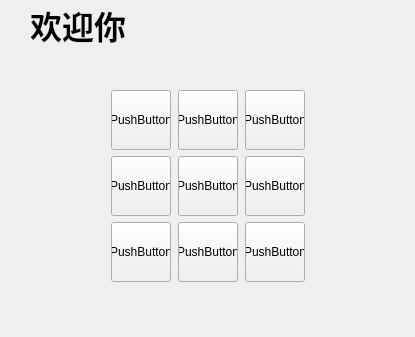
<?xml version="1.0" encoding="UTF-8"?>
<ui version="4.0">
 <class>StuMenu</class>
 <widget class="QWidget" name="StuMenu">
  <property name="geometry">
   <rect>
    <x>0</x>
    <y>0</y>
    <width>415</width>
    <height>337</height>
   </rect>
  </property>
  <property name="windowTitle">
   <string>Form</string>
  </property>
  <widget class="QLabel" name="label">
   <property name="geometry">
    <rect>
     <x>30</x>
     <y>0</y>
     <width>101</width>
     <height>51</height>
    </rect>
   </property>
   <property name="text">
    <string>&lt;html&gt;&lt;head/&gt;&lt;body&gt;&lt;p&gt;&lt;span style=&quot; font-size:24pt; font-weight:700;&quot;&gt;欢迎你&lt;/span&gt;&lt;/p&gt;&lt;/body&gt;&lt;/html&gt;</string>
   </property>
  </widget>
  <widget class="QWidget" name="">
   <property name="geometry">
    <rect>
     <x>110</x>
     <y>90</y>
     <width>196</width>
     <height>192</height>
    </rect>
   </property>
   <layout class="QHBoxLayout" name="horizontalLayout">
    <item>
     <layout class="QVBoxLayout" name="verticalLayout">
      <item>
       <widget class="QPushButton" name="pushButton_5">
        <property name="minimumSize">
         <size>
          <width>60</width>
          <height>60</height>
         </size>
        </property>
        <property name="maximumSize">
         <size>
          <width>60</width>
          <height>60</height>
         </size>
        </property>
        <property name="text">
         <string>PushButton</string>
        </property>
       </widget>
      </item>
      <item>
       <widget class="QPushButton" name="pushButton">
        <property name="minimumSize">
         <size>
          <width>60</width>
          <height>60</height>
         </size>
        </property>
        <property name="maximumSize">
         <size>
          <width>60</width>
          <height>60</height>
         </size>
        </property>
        <property name="text">
         <string>PushButton</string>
        </property>
       </widget>
      </item>
      <item>
       <widget class="QPushButton" name="pushButton_2">
        <property name="minimumSize">
         <size>
          <width>60</width>
          <height>60</height>
         </size>
        </property>
        <property name="maximumSize">
         <size>
          <width>60</width>
          <height>60</height>
         </size>
        </property>
        <property name="text">
         <string>PushButton</string>
        </property>
       </widget>
      </item>
     </layout>
    </item>
    <item>
     <layout class="QVBoxLayout" name="verticalLayout_2">
      <item>
       <widget class="QPushButton" name="pushButton_8">
        <property name="minimumSize">
         <size>
          <width>60</width>
          <height>60</height>
         </size>
        </property>
        <property name="maximumSize">
         <size>
          <width>60</width>
          <height>60</height>
         </size>
        </property>
        <property name="text">
         <string>PushButton</string>
        </property>
       </widget>
      </item>
      <item>
       <widget class="QPushButton" name="pushButton_3">
        <property name="minimumSize">
         <size>
          <width>60</width>
          <height>60</height>
         </size>
        </property>
        <property name="maximumSize">
         <size>
          <width>60</width>
          <height>60</height>
         </size>
        </property>
        <property name="text">
         <string>PushButton</string>
        </property>
       </widget>
      </item>
      <item>
       <widget class="QPushButton" name="pushButton_9">
        <property name="minimumSize">
         <size>
          <width>60</width>
          <height>60</height>
         </size>
        </property>
        <property name="maximumSize">
         <size>
          <width>60</width>
          <height>60</height>
         </size>
        </property>
        <property name="text">
         <string>PushButton</string>
        </property>
       </widget>
      </item>
     </layout>
    </item>
    <item>
     <layout class="QVBoxLayout" name="verticalLayout_3">
      <item>
       <widget class="QPushButton" name="pushButton_6">
        <property name="minimumSize">
         <size>
          <width>60</width>
          <height>60</height>
         </size>
        </property>
        <property name="maximumSize">
         <size>
          <width>60</width>
          <height>60</height>
         </size>
        </property>
        <property name="text">
         <string>PushButton</string>
        </property>
       </widget>
      </item>
      <item>
       <widget class="QPushButton" name="pushButton_4">
        <property name="minimumSize">
         <size>
          <width>60</width>
          <height>60</height>
         </size>
        </property>
        <property name="maximumSize">
         <size>
          <width>60</width>
          <height>60</height>
         </size>
        </property>
        <property name="text">
         <string>PushButton</string>
        </property>
       </widget>
      </item>
      <item>
       <widget class="QPushButton" name="pushButton_7">
        <property name="minimumSize">
         <size>
          <width>60</width>
          <height>60</height>
         </size>
        </property>
        <property name="maximumSize">
         <size>
          <width>60</width>
          <height>60</height>
         </size>
        </property>
        <property name="text">
         <string>PushButton</string>
        </property>
       </widget>
      </item>
     </layout>
    </item>
   </layout>
  </widget>
 </widget>
 <resources/>
 <connections/>
</ui>
